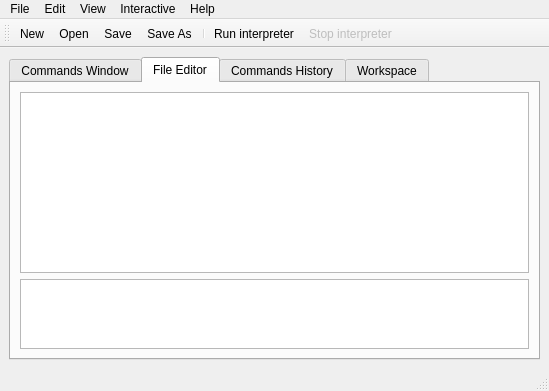
<?xml version="1.0" encoding="UTF-8"?>
<ui version="4.0">
 <class>MainWindow</class>
 <widget class="QMainWindow" name="MainWindow">
  <property name="geometry">
   <rect>
    <x>0</x>
    <y>0</y>
    <width>549</width>
    <height>391</height>
   </rect>
  </property>
  <property name="windowTitle">
   <string>IDE for mathproject</string>
  </property>
  <widget class="QWidget" name="centralwidget">
   <layout class="QVBoxLayout" name="verticalLayout">
    <item>
     <widget class="QTabWidget" name="tabWidget">
      <property name="currentIndex">
       <number>1</number>
      </property>
      <widget class="QWidget" name="tabCommandsWindow">
       <attribute name="title">
        <string>Commands Window</string>
       </attribute>
       <layout class="QVBoxLayout" name="verticalLayoutTab01">
        <item>
         <widget class="ReplWidget" name="plainTextEditCommand">
          <property name="font">
           <font>
            <pointsize>12</pointsize>
           </font>
          </property>
          <property name="readOnly">
           <bool>true</bool>
          </property>
         </widget>
        </item>
        <item>
         <widget class="QLabel" name="labelInterpreterState">
          <property name="text">
           <string>TextLabel</string>
          </property>
         </widget>
        </item>
       </layout>
      </widget>
      <widget class="QWidget" name="tabFileEditor">
       <attribute name="title">
        <string>File Editor</string>
       </attribute>
       <layout class="QVBoxLayout" name="verticalLayoutTab02" stretch="4,1">
        <item>
         <widget class="QTextEdit" name="textEditFile">
          <property name="font">
           <font>
            <pointsize>12</pointsize>
           </font>
          </property>
         </widget>
        </item>
        <item>
         <widget class="QPlainTextEdit" name="plainTextEditOutput">
          <property name="font">
           <font>
            <pointsize>10</pointsize>
           </font>
          </property>
          <property name="readOnly">
           <bool>true</bool>
          </property>
         </widget>
        </item>
       </layout>
      </widget>
      <widget class="QWidget" name="tabCommandsHistory">
       <attribute name="title">
        <string>Commands History</string>
       </attribute>
       <layout class="QVBoxLayout" name="verticalLayoutTab03">
        <item>
         <widget class="QListWidget" name="listWidgetHistory"/>
        </item>
       </layout>
      </widget>
      <widget class="QWidget" name="tabWorkspace">
       <attribute name="title">
        <string>Workspace</string>
       </attribute>
       <layout class="QVBoxLayout" name="verticalLayoutTab04">
        <item>
         <widget class="QTableWidget" name="tableWidgetWorkspace"/>
        </item>
       </layout>
      </widget>
     </widget>
    </item>
   </layout>
  </widget>
  <widget class="QMenuBar" name="menubar">
   <property name="geometry">
    <rect>
     <x>0</x>
     <y>0</y>
     <width>549</width>
     <height>21</height>
    </rect>
   </property>
   <widget class="QMenu" name="menuFile">
    <property name="title">
     <string>File</string>
    </property>
    <addaction name="actionNew"/>
    <addaction name="actionOpen"/>
    <addaction name="actionSave"/>
    <addaction name="actionSave_As"/>
    <addaction name="separator"/>
    <addaction name="actionExit"/>
   </widget>
   <widget class="QMenu" name="menuEdit">
    <property name="title">
     <string>Edit</string>
    </property>
    <addaction name="actionCut"/>
    <addaction name="actionCopy"/>
    <addaction name="actionPaste"/>
    <addaction name="actionDelete"/>
   </widget>
   <widget class="QMenu" name="menuView">
    <property name="title">
     <string>View</string>
    </property>
   </widget>
   <widget class="QMenu" name="menuInteractive">
    <property name="title">
     <string>Interactive</string>
    </property>
    <addaction name="actionRun_interpreter"/>
    <addaction name="actionStop_interpreter"/>
   </widget>
   <widget class="QMenu" name="menuHelp">
    <property name="title">
     <string>Help</string>
    </property>
   </widget>
   <addaction name="menuFile"/>
   <addaction name="menuEdit"/>
   <addaction name="menuView"/>
   <addaction name="menuInteractive"/>
   <addaction name="menuHelp"/>
  </widget>
  <widget class="QStatusBar" name="statusbar"/>
  <widget class="QToolBar" name="toolBar">
   <property name="windowTitle">
    <string>toolBar</string>
   </property>
   <attribute name="toolBarArea">
    <enum>TopToolBarArea</enum>
   </attribute>
   <attribute name="toolBarBreak">
    <bool>false</bool>
   </attribute>
   <addaction name="actionNew"/>
   <addaction name="actionOpen"/>
   <addaction name="actionSave"/>
   <addaction name="actionSave_As"/>
   <addaction name="separator"/>
   <addaction name="actionRun_interpreter"/>
   <addaction name="actionStop_interpreter"/>
  </widget>
  <action name="actionRun_interpreter">
   <property name="icon">
    <iconset resource="icons.qrc">
     <normaloff>:/icons/player_play.png</normaloff>:/icons/player_play.png</iconset>
   </property>
   <property name="text">
    <string>Run interpreter</string>
   </property>
   <property name="shortcut">
    <string>F9</string>
   </property>
  </action>
  <action name="actionStop_interpreter">
   <property name="enabled">
    <bool>false</bool>
   </property>
   <property name="icon">
    <iconset resource="icons.qrc">
     <normaloff>:/icons/player_stop.png</normaloff>:/icons/player_stop.png</iconset>
   </property>
   <property name="text">
    <string>Stop interpreter</string>
   </property>
   <property name="shortcut">
    <string>Shift+F9</string>
   </property>
  </action>
  <action name="actionNew">
   <property name="icon">
    <iconset resource="icons.qrc">
     <normaloff>:/icons/filenew.png</normaloff>:/icons/filenew.png</iconset>
   </property>
   <property name="text">
    <string>New</string>
   </property>
   <property name="shortcut">
    <string>Ctrl+N</string>
   </property>
  </action>
  <action name="actionOpen">
   <property name="icon">
    <iconset resource="icons.qrc">
     <normaloff>:/icons/fileopen.png</normaloff>:/icons/fileopen.png</iconset>
   </property>
   <property name="text">
    <string>Open...</string>
   </property>
   <property name="shortcut">
    <string>Ctrl+O</string>
   </property>
  </action>
  <action name="actionSave">
   <property name="icon">
    <iconset resource="icons.qrc">
     <normaloff>:/icons/filesave.png</normaloff>:/icons/filesave.png</iconset>
   </property>
   <property name="text">
    <string>Save</string>
   </property>
   <property name="shortcut">
    <string>Ctrl+S</string>
   </property>
  </action>
  <action name="actionSave_As">
   <property name="icon">
    <iconset resource="icons.qrc">
     <normaloff>:/icons/filesaveas.png</normaloff>:/icons/filesaveas.png</iconset>
   </property>
   <property name="text">
    <string>Save As...</string>
   </property>
   <property name="shortcut">
    <string>Ctrl+Shift+S</string>
   </property>
  </action>
  <action name="actionExit">
   <property name="icon">
    <iconset resource="icons.qrc">
     <normaloff>:/icons/exit.png</normaloff>:/icons/exit.png</iconset>
   </property>
   <property name="text">
    <string>Exit</string>
   </property>
   <property name="shortcut">
    <string>F4</string>
   </property>
  </action>
  <action name="actionCut">
   <property name="icon">
    <iconset resource="icons.qrc">
     <normaloff>:/icons/editcut.png</normaloff>:/icons/editcut.png</iconset>
   </property>
   <property name="text">
    <string>Cut</string>
   </property>
  </action>
  <action name="actionCopy">
   <property name="icon">
    <iconset resource="icons.qrc">
     <normaloff>:/icons/editcopy.png</normaloff>:/icons/editcopy.png</iconset>
   </property>
   <property name="text">
    <string>Copy</string>
   </property>
  </action>
  <action name="actionPaste">
   <property name="icon">
    <iconset resource="icons.qrc">
     <normaloff>:/icons/editpaste.png</normaloff>:/icons/editpaste.png</iconset>
   </property>
   <property name="text">
    <string>Paste</string>
   </property>
  </action>
  <action name="actionDelete">
   <property name="icon">
    <iconset resource="icons.qrc">
     <normaloff>:/icons/editdelete.png</normaloff>:/icons/editdelete.png</iconset>
   </property>
   <property name="text">
    <string>Delete</string>
   </property>
  </action>
 </widget>
 <customwidgets>
  <customwidget>
   <class>ReplWidget</class>
   <extends>QPlainTextEdit</extends>
   <header>replwidget/replwidget.h</header>
  </customwidget>
 </customwidgets>
 <resources>
  <include location="icons.qrc"/>
 </resources>
 <connections/>
</ui>
